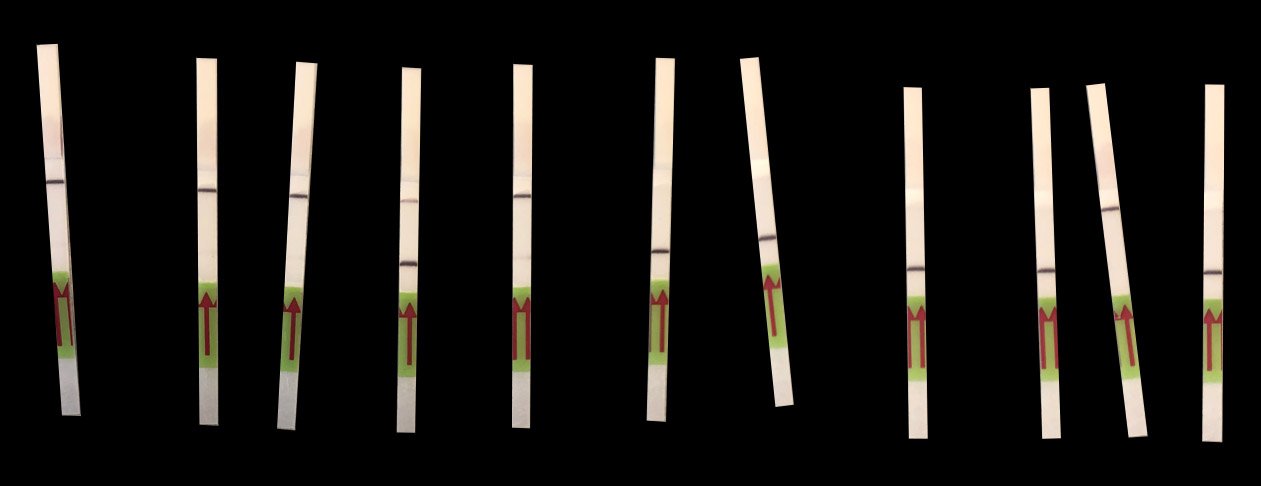
#> input picture notebooks/images/N2-LOD-Composite-black_background.jpg, 1261 x 486 px
$ jupyter execute 'Strip Detection and Comparison v3c.ipynb'
#> lines starting #> are read from the running program, lines starting #| are printed output that depends on the picture; after the words box and inside, x2 and y2 are one past the last pixel; in counts of white or black regions, pixels touching at a corner belong together; long printed decimals are rounded
[cell 1]
import cv2
import imutils
import math
import numpy as np
from matplotlib import pyplot as plt

plt.rcParams['figure.figsize'] = [10, 10]

## Strip Detection & Comparison

This script takes a raw picture of the strips, detects the sensible regions of the strips, and compares all the strips with the right-most which is asummed to be the water control.

LOD tests

[cell 2]
# filename = 'images/N2-LOD-Composite.jpg'
filename = 'images/N2-LOD-Composite-black_background.jpg'
image = cv2.imread(filename)
#> image is the input picture: shape (486, 1261, 3); mean B, G, R 20.9, 24, 26.2
image = cv2.GaussianBlur(image, (5,5), 0)
plt.imshow(cv2.cvtColor(image, cv2.COLOR_BGR2RGB))

[cell 3]
# Parameters

# TODO: All of these should normalized as a function of the image resolution and expected size of the strips

w = image.shape[1]
h = image.shape[0]

# The Y value above which the top of the strip should be
maxTopY = int(h * 0.2)

# The Y value above which the begining of the sensitive part of the strip should be
centerY = int(h * 0.5)

# Minimum area of the colored center box in the strip
minCenterBoxArea = 1000

# Maximum area of the colored center box in the strip
maxCenterBoxArea = 5000

# Minimum area of the top strip boxes
minTopBoxArea = 2000

# Maximum of the top strip boxes
maxTopBoxArea = 8000

# Minimum intensity for binary thresholding of the top portion of the strips
minStripThreshold = 190

# Sensitive area of the strip
stripWidth = 200
stripHeight = 2000
stripHoldY = 850
maxPeakAlign = 50

# Percentage of the margins to be removed
marginFraction = 0.2

# Times the standard deviation of the mean intensity to detect a peak in first pass
peakSTDScale = 4

# Times the standard deviation of the mean intensity to detect a peak in the final normalized data
peakSTDScaleNorm = 20

# Default peak position to use when the control does not have a positive band
defPeakPosition = 360

# Maximum position for the peak of the control's positive band
maxControlPeakPos = 390

# Red is at the beginning/end of the hue range, so it covers the [0-15] and the [170, 180] (hue in OpenCV varies
# between 0 and 180 degrees)
lower_red1 = np.array([0, 50, 50])
upper_red1 = np.array([15, 255, 255])
lower_red2 = np.array([170, 50, 50])
upper_red2 = np.array([180, 255, 255])

# Green is between 20 and 90 (these ranges can be adjusted)
lower_green = np.array([20, 50, 50])
upper_green = np.array([90, 255, 255])

[cell 4]
# Some utilities

def makeOrderedBox(rect):
    box0 = cv2.boxPoints(rect)
    box0 = np.int0(box0)

    xval = [pt[0] for pt in box0]
    yval = [pt[1] for pt in box0]

    x0 = np.mean(xval)
    y0 = np.mean(yval)

    angles = []
    for i in range(0, len(box0)):
        xi = box0[i][0]
        yi = box0[i][1]
        x = xi - x0
        y = yi - y0
        a = np.arctan2(y, x)
        val = [a, i]
        angles += [val]

    angles.sort(key=lambda val: val[0], reverse=False)
    box = np.array([box0[val[1]] for val in angles])

    return box

def boxMinX(box):
    return min([pt[0] for pt in box])

def boxMaxX(box):
    return max([pt[0] for pt in box])

def boxMinY(box):
    return min([pt[1] for pt in box])

def boxMaxY(box):
    return max([pt[1] for pt in box])

def boxArea(box):
    x0 = np.mean([pt[0] for pt in box])
    y0 = np.mean([pt[1] for pt in box])
    p0 = np.array([x0, y0])

    area = 0
    n = len(box)
    for i in range(0, n):
        p1 = box[i]
        if i < n - 1:
            p2 = box[i + 1]
        else:
            p2 = box[0]

        # Heron's Formula
        a = np.linalg.norm(p1-p0)
        b = np.linalg.norm(p2-p0)
        c = np.linalg.norm(p1-p2)
        s = (a + b + c) / 2
        triarea = np.sqrt(s * (s - a) * (s - b) * (s - c))

        area += triarea

    return area

[cell 5]
# Processing Step 1: detecting the colored area in the strips

# First, convert the image to HSV color space, which makes the color detection straightforward
hsv = cv2.cvtColor(image, cv2.COLOR_BGR2HSV)

# These strips have red arrows on a green background, so we define two masks, one for red and the other for green

red_mask1 = cv2.inRange(hsv, lower_red1, upper_red1)
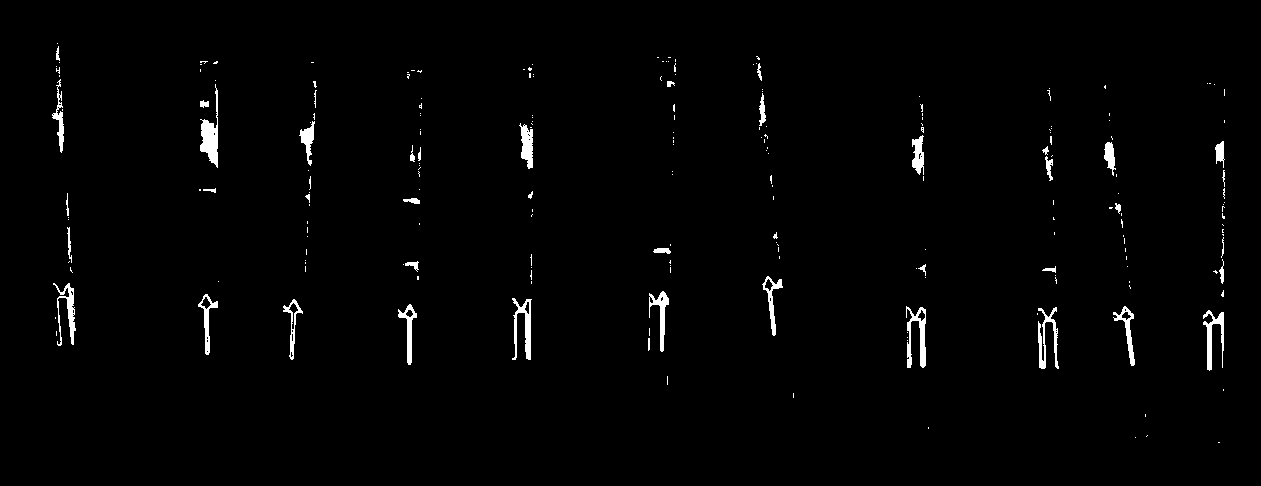
#> red_mask1: shape (486, 1261); 1.5% white; 221 white regions (178 under 20 px), largest, box (x1, y1, x2, y2) and area: (200, 84, 218, 168) 668, (906, 306, 926, 368) 567, (512, 298, 532, 360) 537
red_mask2 = cv2.inRange(hsv, lower_red2, upper_red2)

red_mask = red_mask1 + red_mask2
green_mask = cv2.inRange(hsv, lower_green, upper_green)

mask = red_mask + green_mask

plt.imshow(cv2.cvtColor(mask, cv2.COLOR_GRAY2RGB))

[cell 6]
# Processing Step 2: determining the bounding boxes for the colored areas

cnts = cv2.findContours(mask, cv2.RETR_EXTERNAL, cv2.CHAIN_APPROX_SIMPLE)
#> cnts = 222 contours, 190 with area under 20; largest, box (x1, y1, x2, y2) and area: (1202, 297, 1224, 385) 1715, (197, 279, 219, 369) 1664, (1111, 292, 1141, 380) 1654, (648, 275, 670, 367) 1644, (397, 288, 418, 378) 1616
cnts = imutils.grab_contours(cnts)

# Create a copy of the original image to draw the bounding boxes on
tmp = image.copy()

center_boxes = []
for c in cnts:
    M = cv2.moments(c)
    if M["m00"] == 0: continue

    rect = cv2.minAreaRect(c)
    box = makeOrderedBox(rect)

    area = boxArea(box)
    if area < minCenterBoxArea or maxCenterBoxArea < area: continue

    y = boxMinY(box)
    if y < 1 * centerY or 1.25 * centerY < y: continue

    print("Found suitable center box")
    print(area)
    print(box)
    center_boxes += [box]

    tmp = cv2.drawContours(tmp, [box], 0, (0,0,255), 10)
    tmp = cv2.circle(tmp, (box[0][0], box[0][1]), 20, (255,0,0), -1)
#> this loop made 222 passes
#> c on passes 1 to 3: [[1218, 442], [1219, 442]], [[1135, 437]], [[1147, 435], [1146, 436]]
#> (printed output is left out)
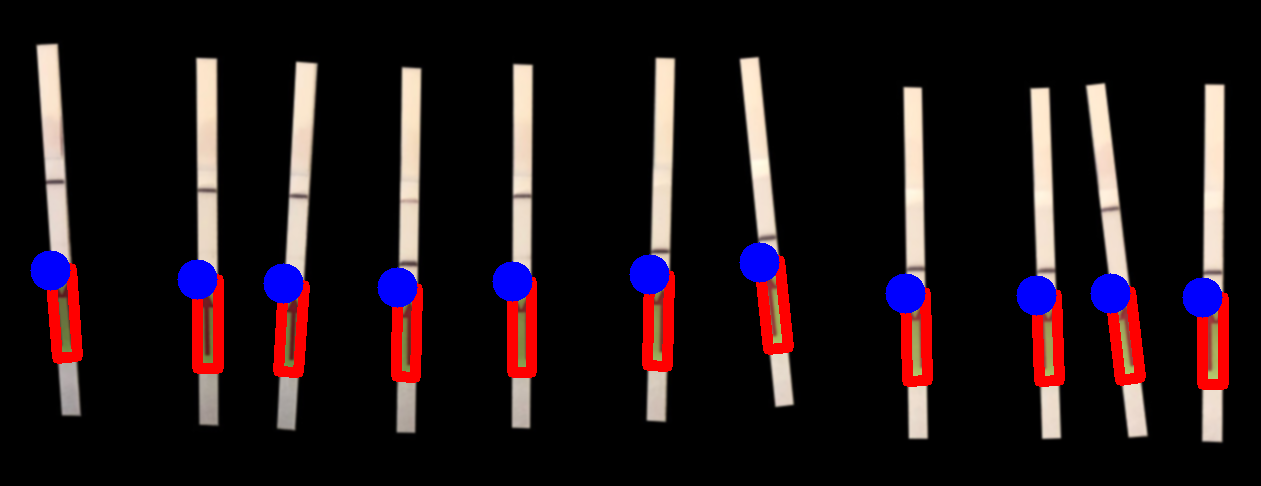
#> tmp: shape (486, 1261, 3); mean B, G, R 23.5, 19.8, 30.4
#> after the loop, center_boxes = 11 items

plt.imshow(cv2.cvtColor(tmp, cv2.COLOR_BGR2RGB))

[cell 7]
# Processing Step 3: binary thresholding of the entire image to extract the top part of the strips
ret, thresh = cv2.threshold(image, minStripThreshold, 255, cv2.THRESH_BINARY)
#> ret = 190

plt.imshow(cv2.cvtColor(thresh, cv2.COLOR_BGR2RGB))

[cell 8]
# Processing Step 4: detect boundary boxes for the top of the strips

grayscale = cv2.cvtColor(thresh, cv2.COLOR_BGR2GRAY)
cnts = cv2.findContours(grayscale, cv2.RETR_EXTERNAL, cv2.CHAIN_APPROX_SIMPLE)
#> cnts = 31 contours, 1 with area under 20; largest, box (x1, y1, x2, y2) and area: (1204, 85, 1224, 270) 3053, (652, 59, 674, 249) 3052, (400, 69, 420, 261) 3038, (1031, 89, 1054, 269) 2832, (741, 58, 775, 236) 2816
cnts = imutils.grab_contours(cnts)

# Create a copy of the original image to draw the bounding boxes on
tmp = image.copy()

top_boxes = []
for c in cnts:
    M = cv2.moments(c)
    if M["m00"] == 0: continue

    rect = cv2.minAreaRect(c)
    box = makeOrderedBox(rect)

    area = boxArea(box)
    if area < minTopBoxArea or maxTopBoxArea < area: continue

    if maxTopY < boxMinY(box): continue

    print("Found suitable top box")
    print(area)
    print(box)
    top_boxes += [box]

    tmp = cv2.drawContours(tmp, [box], 0, (0,0,255), 10)
    tmp = cv2.circle(tmp, (box[0][0], box[0][1]), 20, (255,0,0), -1)
#> this loop made 31 passes
#> (rect, box0 in makeOrderedBox, xval in makeOrderedBox, yval in makeOrderedBox, box, area) on passes 1, 3: (((517, 422.5), (5, 6), -90), [[520, 425], [514, 425], [514, 420], [520, 420]], [520, 514, 514, 520], [425, 425, 420, 420], [[514, 420], [520, 420], [520, 425], [514, 425]], 30), (((521, 399), (52, 14), -90), [[528, 425], [514, 425], [514, 373], [528, 373]], [528, 514, 514, 528], [425, 425, 373, 373], [[514, 373], [528, 373], [528, 425], [514, 425]], 728)
#> (printed output is left out)

plt.imshow(cv2.cvtColor(tmp, cv2.COLOR_BGR2RGB))

[cell 9]
# From:
# https://www.cs.hmc.edu/ACM/lectures/intersections.html

def intersectLines(pt1, pt2, ptA, ptB):
    """ this returns the intersection of Line(pt1,pt2) and Line(ptA,ptB)

        returns a tuple: (xi, yi, valid, r, s), where
        (xi, yi) is the intersection
        r is the scalar multiple such that (xi,yi) = pt1 + r*(pt2-pt1)
        s is the scalar multiple such that (xi,yi) = pt1 + s*(ptB-ptA)
            valid == 0 if there are 0 or inf. intersections (invalid)
            valid == 1 if it has a unique intersection ON the segment    """

    DET_TOLERANCE = 0.00000001

    # the first line is pt1 + r*(pt2-pt1)
    # in component form:
    x1, y1 = pt1;   x2, y2 = pt2
    dx1 = x2 - x1;  dy1 = y2 - y1

    # the second line is ptA + s*(ptB-ptA)
    x, y = ptA;   xB, yB = ptB;
    dx = xB - x;  dy = yB - y;

    # we need to find the (typically unique) values of r and s
    # that will satisfy
    #
    # (x1, y1) + r(dx1, dy1) = (x, y) + s(dx, dy)
    #
    # which is the same as
    #
    #    [ dx1  -dx ][ r ] = [ x-x1 ]
    #    [ dy1  -dy ][ s ] = [ y-y1 ]
    #
    # whose solution is
    #
    #    [ r ] = _1_  [  -dy   dx ] [ x-x1 ]
    #    [ s ] = DET  [ -dy1  dx1 ] [ y-y1 ]
    #
    # where DET = (-dx1 * dy + dy1 * dx)
    #
    # if DET is too small, they're parallel
    #
    DET = (-dx1 * dy + dy1 * dx)

    if math.fabs(DET) < DET_TOLERANCE: return (0,0,0,0,0)

    # now, the determinant should be OK
    DETinv = 1.0/DET

    # find the scalar amount along the "self" segment
    r = DETinv * (-dy  * (x-x1) +  dx * (y-y1))

    # find the scalar amount along the input line
    s = DETinv * (-dy1 * (x-x1) + dx1 * (y-y1))

    # return the average of the two descriptions
    xi = (x1 + r*dx1 + x + s*dx)/2.0
    yi = (y1 + r*dy1 + y + s*dy)/2.0
    return ( xi, yi, 1, r, s )

[cell 10]
# Processing Step 5: construct the boxes that enclose the sensitive strip area

# First, order the top and center boxes from left to right
top_boxes.sort(key=lambda box: box[0][0], reverse=False)
center_boxes.sort(key=lambda box: box[0][0], reverse=False)

# Create a copy of the original image to draw the bounding boxes on
tmp = image.copy()

assert(len(top_boxes) == len(center_boxes)), "Different number of top and center boxes"

num_boxes = len(top_boxes)

strip_boxes = []

for i in range(0, num_boxes):
    tbox = top_boxes[i]
    cbox = center_boxes[i]

    # [5 lines of commented-out code are left out]

    tp0, tp1, tp2, tp3 = tbox[3], tbox[0], tbox[1], tbox[2]
    cp0, cp1, cp2, cp3 = cbox[3], cbox[0], cbox[1], cbox[2]

    # The intersection of the lines defining the sides of the strip (tp1-tp0 and tp2-tp3)
    # with the top edge of the center box defines the bottom corners of the area of interest
    res1 = intersectLines(tp1, tp0, cp1, cp2)
    res2 = intersectLines(tp2, tp3, cp1, cp2)

    assert(res1[2] == 1 and res2[2] == 1), "Top and center boxes are not intersecting"

    p1 = np.array([int(round(res1[0])), int(round(res1[1]))])
    p2 = np.array([int(round(res2[0])), int(round(res2[1]))])

    sbox = np.array([p1, tp1, tp2, p2])
#     sbox = np.array([cp1, tp1, tp2, cp2])

    strip_boxes += [sbox]
    tmp = cv2.drawContours(tmp, [sbox], 0, (0, 0, 255), 10)
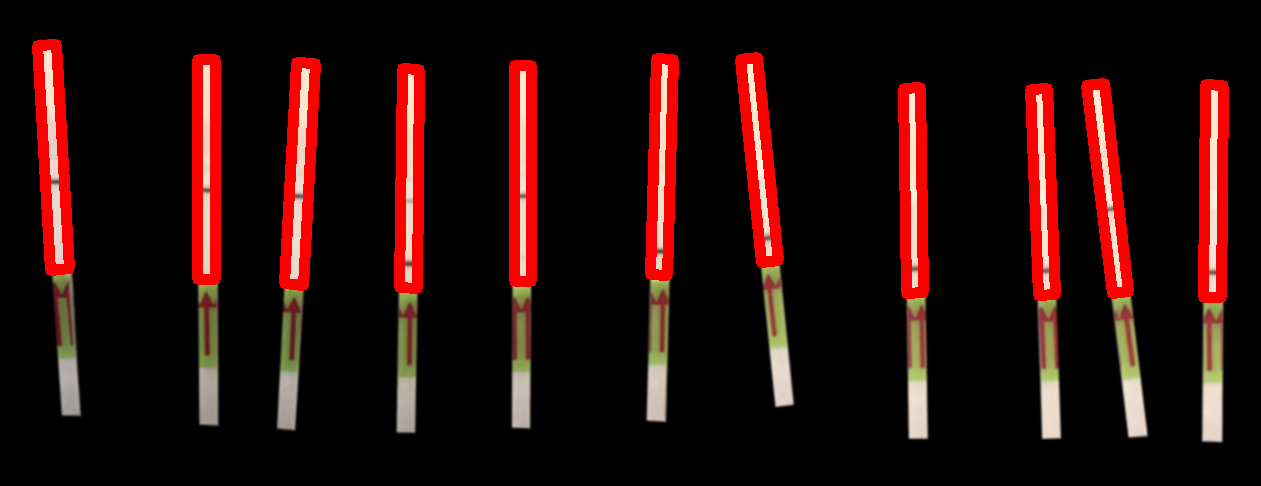
#> tmp: shape (486, 1261, 3); mean B, G, R 10.6, 12.6, 37

plt.imshow(cv2.cvtColor(tmp, cv2.COLOR_BGR2RGB))

[cell 11]
# Processing Step 6: Extract the strips into separate images

ref_box = np.array([[0, 0],[0, stripHeight],[stripWidth, stripHeight],[stripWidth, 0]], dtype=float)

raw_strip_images = []
for sbx in strip_boxes:
    h, status = cv2.findHomography(sbx, ref_box)
    img = cv2.warpPerspective(image, h, (stripWidth, stripHeight))
    raw_strip_images += [img]
#> this loop made 11 passes
#> sbx on passes 1 to 4: [[50, 270], [37, 45], [56, 44], [69, 268]], [[197, 279], [197, 59], [215, 59], [215, 279]], [[284, 283], [296, 62], [315, 63], [303, 285]], [[399, 287], [402, 68], [419, 69], [417, 288]]
#> pass 1, `img = cv2.warpPerspective(image, h, (stripWidth, stripHeight))`:
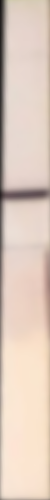
#> img: shape (2000, 200, 3) (shown at 1/4 size); mean B, G, R 190.8, 204, 222.8

[cell 12]
# Processing Step 7: Crop the images to remove the grip of the strips, and the vertical borders

norm_strip_images = []

fig, plots = plt.subplots(1, len(raw_strip_images))
idx = 0
for img in raw_strip_images:
    # Crop out the top and the bottom parts of the strip, and applying bilateral filtering for smoothing
    # https://opencv-python-tutroals.readthedocs.io/en/latest/py_tutorials/py_imgproc/py_filtering/py_filtering.html
    x0 = int(marginFraction * stripWidth)
    x1 = int((1 - marginFraction) * stripWidth)
    y0 = 0
    y1 = stripHoldY

    crop = img[y0:y1, x0:x1]
    nimg = cv2.bilateralFilter(crop, 9, 75, 75)
    norm_strip_images += [nimg]

    vimg = cv2.flip(nimg, 0)
    plots[idx].imshow(cv2.cvtColor(vimg, cv2.COLOR_BGR2RGB))
    idx += 1
#> this loop made 11 passes

[cell 13]
# Processing Step 8: Plot all intensities

fig, plots = plt.subplots(len(norm_strip_images))
plt.subplots_adjust(top=1.5, hspace=0.5)
idx = len(norm_strip_images) - 1
for img in norm_strip_images:
    data = img.astype('int32')
    nrows = data.shape[0]
    values = np.array([])
    for r in range(0, nrows):
        values = np.append(values, 255 - np.mean(data[r]))
    plots[idx].plot(values)
    if idx == 0:
        plots[idx].set_title("CONTROL")
    else:
        plots[idx].set_title("STRIP " + str(idx))
    idx -= 1

[cell 14]
# Processing Step 9: Compare all test images with the control image (last)

def getPeak(data, start, scale):
    nrows = data.shape[0]
    values = np.array([])
    for r in range(0, nrows):
        values = np.append(values, np.mean(data[r]))

    v = values[start:-1]
    mean = np.mean(v[0:int(len(v)/2)])
    std = np.std(v[0:int(len(v)/2)])

    i = np.argmin(v)
    peak = np.min(v)
    if peak < mean - scale * std:
        return i, peak, v
    else:
        return None, None, v

ctrl_img = norm_strip_images[-1]

# Convert from uint8 to int32 so we can get negative values
ctrl_data = ctrl_img.astype('int32')
half = int(ctrl_data.shape[0]/2)
ctrl_pk_idx, ctrl_pk_val, ctrl_all_val = getPeak(ctrl_data, half, peakSTDScale)
ctrl_max = max(ctrl_all_val)
print("CONTROL")
if ctrl_pk_idx and ctrl_pk_idx < maxControlPeakPos:
    print("  Found peak in control at", ctrl_pk_idx, "with a value of", ctrl_pk_val)
#|   Found peak in control at 378 with a value of 227.072
else:
    print("  No peak found in control")
    ctrl_pk_idx = defPeakPosition

fig, plots = plt.subplots(len(norm_strip_images) - 1)
plt.subplots_adjust(top=1.5, hspace=0.5)

idx = len(norm_strip_images) - 2
for test_img in norm_strip_images[0:-1]:
    test_data = test_img.astype('int32')
    test_pk_idx, test_pk_val, test_all_val = getPeak(test_data, half, peakSTDScale)
    test_max = max(test_all_val)
    offset = ctrl_max - test_max

    print("STRIP", idx + 1)
    if test_pk_idx:
        print("  Found peak at", test_pk_idx, "with a value of", test_pk_val)
    else:
        print("  No peak found")

    if test_pk_idx and ctrl_pk_idx and test_pk_idx != ctrl_pk_idx:
        idx_diff = test_pk_idx - ctrl_pk_idx
        if idx_diff < maxPeakAlign:
            print("  Need to align peaks by", idx_diff)
            # Very inefficient way of doing this...
            rows = []
            for i in range(half, ctrl_data.shape[0]):
                if i + idx_diff < test_data.shape[0]:
                    d = test_data[i + idx_diff] - ctrl_data[i] + offset
                    rows.append(d)
        else:
            print("  Cannot match with control - NEGATIVE")
            continue

        diff = np.array(rows)
    else:
        # No alignment is needed
        diff = test_data - ctrl_data + offset
        diff = diff[half:-1]

    # Another possibility could be to use OpenCV's image integrals:
    # http://www.aishack.in/tutorials/integral-images-opencv/

    values = np.array([])
    nrows = diff.shape[0]
    for r in range(0, nrows):
        m = -np.mean(diff[r])
        values = np.append(values, m)

    pk_idx, pk_val, all_val = getPeak(-values, 0, peakSTDScaleNorm)

    if pk_idx:
        print("  Normalized peak value:", -pk_val, "- POSITIVE")
    else:
        print("  No peak after normalization - NEGATIVE")

    plots[idx].set_ylim([-30, 150])
    plots[idx].set_title("STRIP " + str(idx + 1))
    plots[idx].plot(values)
    idx -= 1
#> this loop made 10 passes
#| STRIP 10
#|   Found peak at 354 with a value of 88.208
#|   Need to align peaks by -24
#> (further printed lines are left out)
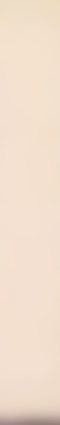
#> test_data: shape (850, 120, 3) int32 (shown at 1/2 size); mean of channels 0, 1, 2 204.7, 221.7, 240.5; drawn as B, G, R
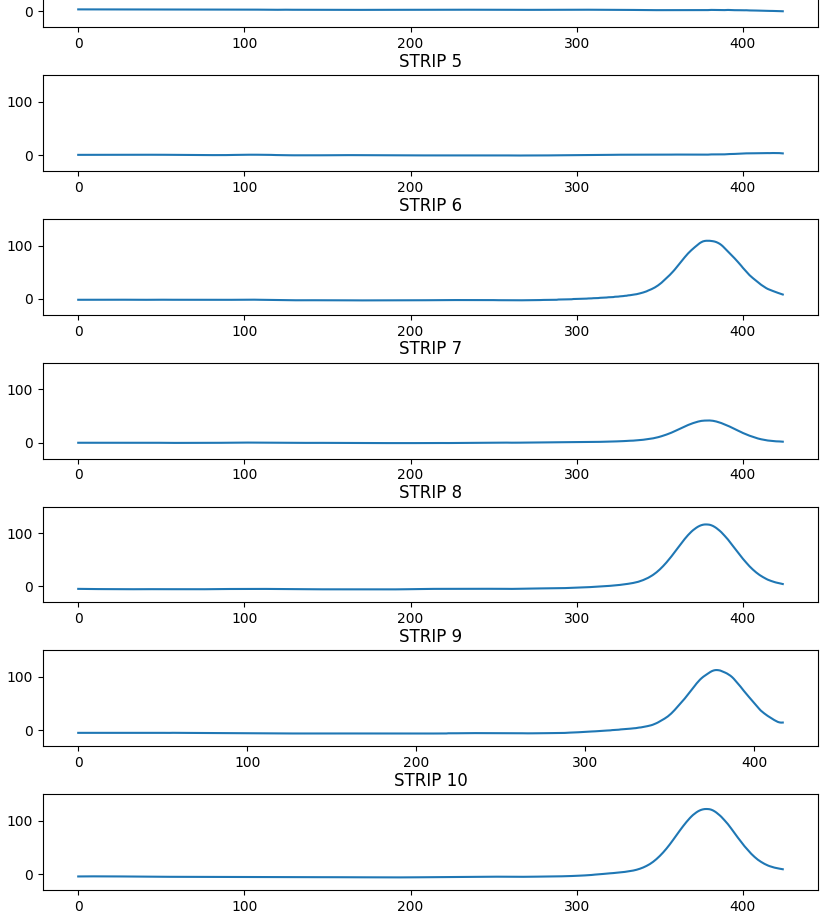
#> figure drawn by matplotlib, 10 panels; panel 1: curve peaks at x = 379, y = 80.62; panel 2: curve peaks at x = 417, y = -1.08; panel 3: curve peaks at x = 407, y = -2.66; panel 4: curve peaks at x = 0, y = 3.54
